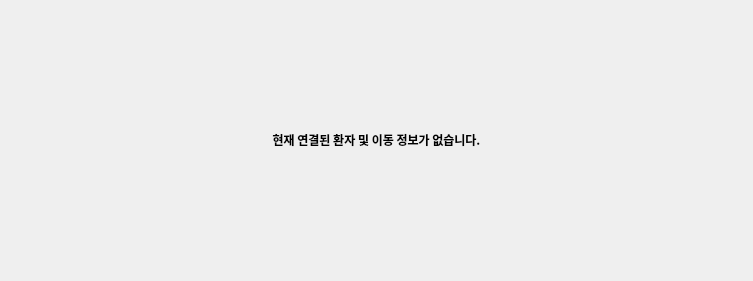
<?xml version="1.0" encoding="UTF-8"?>
<ui version="4.0">
 <class>Status3Widget</class>
 <widget class="QWidget" name="Status3Widget">
  <property name="geometry">
   <rect>
    <x>0</x>
    <y>0</y>
    <width>753</width>
    <height>281</height>
   </rect>
  </property>
  <property name="windowTitle">
   <string>Form</string>
  </property>
  <widget class="QLabel" name="bg">
   <property name="geometry">
    <rect>
     <x>0</x>
     <y>0</y>
     <width>753</width>
     <height>281</height>
    </rect>
   </property>
   <property name="text">
    <string/>
   </property>
  </widget>
  <widget class="QLabel" name="title1">
   <property name="geometry">
    <rect>
     <x>40</x>
     <y>128</y>
     <width>673</width>
     <height>24</height>
    </rect>
   </property>
   <property name="font">
    <font>
     <family>Inter 18pt</family>
     <weight>75</weight>
     <bold>true</bold>
    </font>
   </property>
   <property name="text">
    <string>현재 연결된 환자 및 이동 정보가 없습니다.</string>
   </property>
   <property name="alignment">
    <set>Qt::AlignCenter</set>
   </property>
  </widget>
 </widget>
 <resources/>
 <connections/>
</ui>
